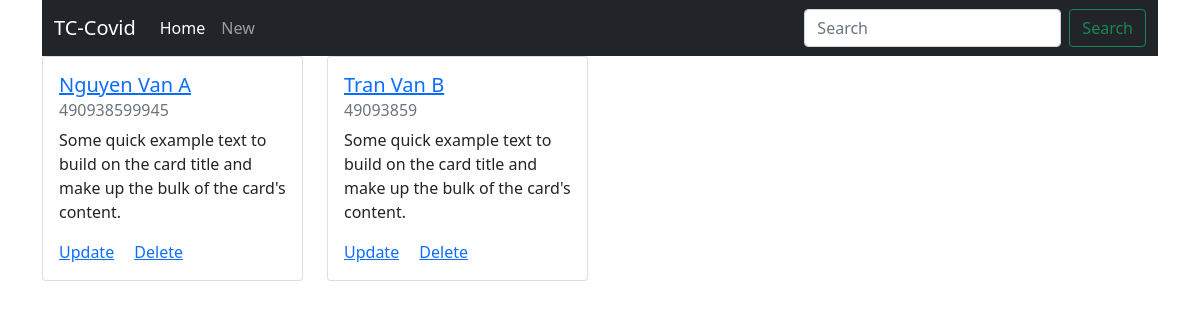
/tiemchung/, run on an earlier commit of the app's database.
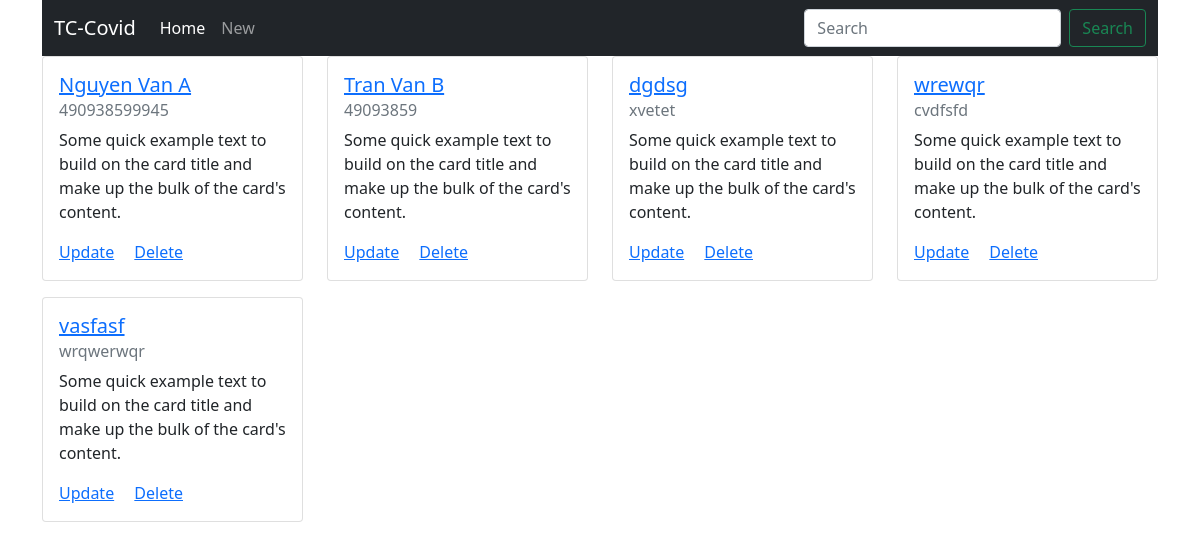
And on a later commit of the database.
### tiemchung/models.py (models this page shows, shortened)
class Dan(models.Model):
    cccd = models.CharField(max_length=20, unique=True)
    ten = models.CharField(max_length=50)
    class Meta:
        verbose_name_plural = 'Dan'

### tiemchung/views.py (the view)
# urls.py: path('', dan_list, name='dan-list'),
def dan_list(request):
    object_list = Dan.objects.all()
    return render(request, 'tiemchung/list.html', {'object_list': object_list})

### tiemchung/templates/tiemchung/list.html (shortened to what this page needs)
{% extends "base.html" %}
{% block content %}
<div class="row">
{% for dan in object_list %}
    <div class="col col-3 mb-3">
        <div class="card" style="">
        <div class="card-body">
            <h5 class="card-title"><a href="{% url 'tiemchung:dan-detail' dan.pk %}">{{ dan.ten }}</a></h5>
            <h6 class="card-subtitle mb-2 text-muted">{{ dan.cccd }}</h6>
            <p class="card-text">Some quick example text to build on the card title and make up the bulk of the card's content.</p>
            <a href="{% url 'tiemchung:dan-update' dan.pk %}" class="card-link">Update</a>
            <a href="{% url 'tiemchung:dan-delete' dan.pk %}" class="card-link">Delete</a>
        </div>
        </div>
    </div>
{% endfor %}
</div>
{% endblock content %}

What changed in the data, as far as the page shows it:
added Dan: ten "dgdsg", cccd "xvetet"
added Dan: ten "wrewqr", cccd "cvdfsfd"
added Dan: ten "vasfasf", cccd "wrqwerwqr"
